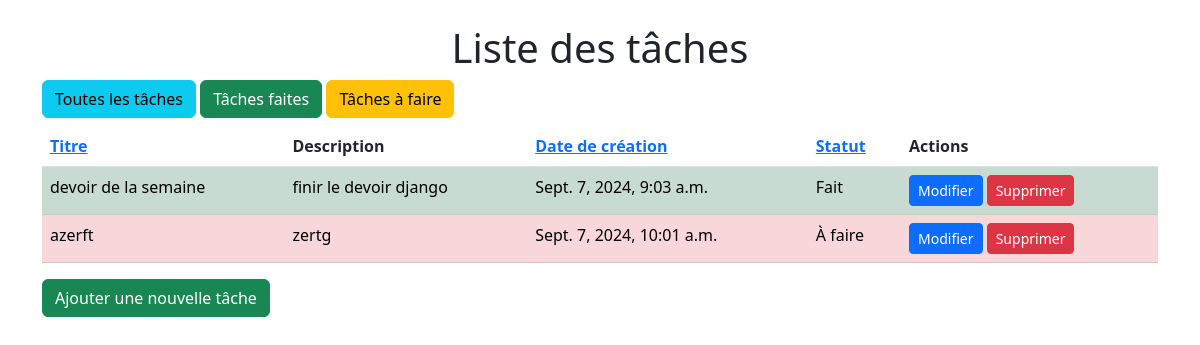
Before: / with the older database file.
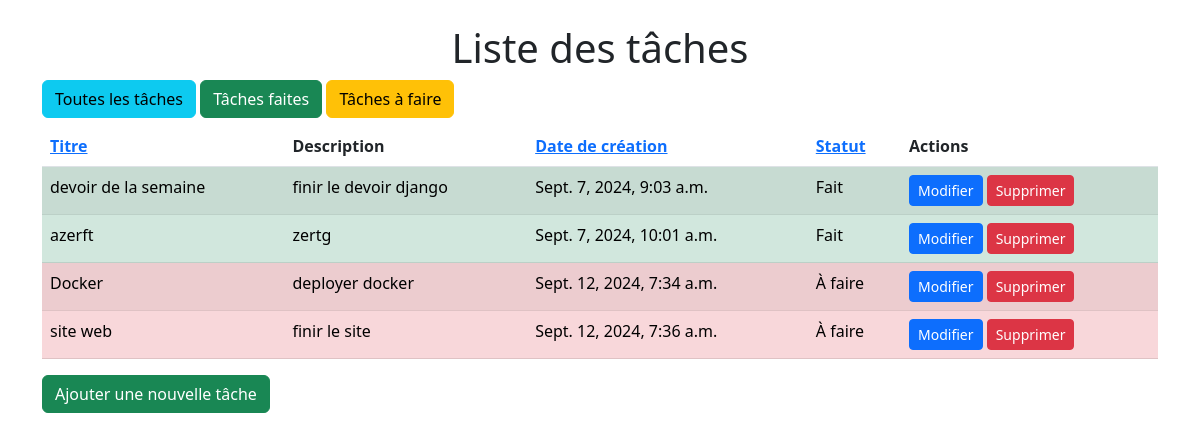
After: the same page with the newer database file.
### todolist/models.py (models this page shows, shortened)
class Task(models.Model):
    title = models.CharField(max_length=255)
    description = models.TextField()
    created_at = models.DateTimeField(auto_now_add=True)
    due_date = models.DateTimeField()
    status = models.BooleanField(default=False)  # False = not done, True = done

### todolist/views.py (the view)
# urls.py: path('', todolist_views.task_list, name='task_list'),
def task_list(request):
    sort_by = request.GET.get('sort', 'created_at')  # Tri par défaut par date de création
    status_filter = request.GET.get('status', None)  # Pas de filtre par défaut
    if status_filter == 'done':
        tasks = Task.objects.filter(status=True)
    elif status_filter == 'todo':
        tasks = Task.objects.filter(status=False)
    else:
        tasks = Task.objects.all()
    tasks = tasks.order_by(sort_by)
    return render(request, 'todolist/task_list.html', {'tasks': tasks})

### todolist/templates/todolist/task_list.html (shortened to what this page needs)
<!DOCTYPE html>
<html lang="fr">
<head>
    <link href="https://cdn.jsdelivr.net/npm/bootstrap@5.3.0-alpha1/dist/css/bootstrap.min.css" rel="stylesheet">
</head>
<body>
    <div class="container mt-4">
        <h1 class="text-center">Liste des tâches</h1>
        <div class="mb-2">
            <a href="?status=all" class="btn btn-info">Toutes les tâches</a>
            <a href="?status=done" class="btn btn-success">Tâches faites</a>
            <a href="?status=todo" class="btn btn-warning">Tâches à faire</a>
        </div>
        <table class="table table-striped">
            <thead>
                <tr>
                    <th><a href="?sort=title">Titre</a></th>
                    <th>Description</th>
                    <th><a href="?sort=created_at">Date de création</a></th>
                    <th><a href="?sort=status">Statut</a></th>
                    <th>Actions</th>
                </tr>
            </thead>
            <tbody>
                {% for task in tasks %}
                <tr class="{{ task.status|yesno:'table-success,table-danger' }}">
                    <td>{{ task.title }}</td>
                    <td>{{ task.description }}</td>
                    <td>{{ task.created_at }}</td>
                    <td>{% if task.status %}Fait{% else %}À faire{% endif %}</td>
                    <td>
                        <a href="{% url 'task_edit' task.pk %}" class="btn btn-sm btn-primary">Modifier</a>
                        <a href="{% url 'task_delete' task.pk %}" class="btn btn-sm btn-danger">Supprimer</a>
                    </td>
                </tr>
                {% endfor %}
            </tbody>
        </table>
        <a href="{% url 'task_add' %}" class="btn btn-success">Ajouter une nouvelle tâche</a>
    </div>
</body>
</html>

Changed rows visible on the page:
changed Task "azerft": status "À faire" → "Fait"
added Task: title "Docker", description "deployer docker", created_at "Sept. 12, 2024, 7:34 a.m.", status "À faire"
added Task: title "site web", description "finir le site", created_at "Sept. 12, 2024, 7:36 a.m.", status "À faire"
